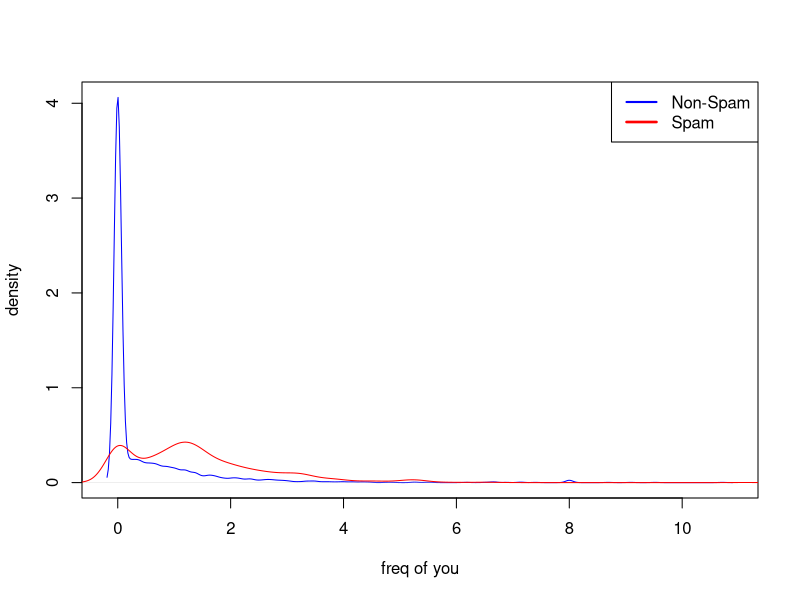
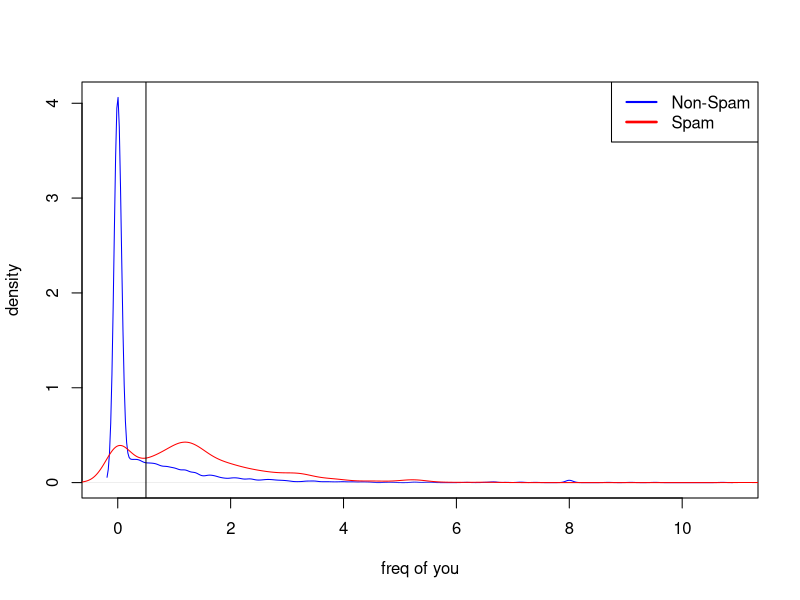

These charts were generated, in order, by the following R code:
## ---- chunk 1
require(kernlab)
data(spam)
## ---- chunk 2
require(stringr)

# input email for analysis
text<-"Dear Jeff, Can you send me your address so I can send you the invitation? Thanks, Ben"

# find the number of words in the text
words<-unlist(str_split(string = text, pattern = " "))
numwords<-length(words)

# find the number of occurences of "you"
numYours<-length(grep(pattern = "\\byour\\b", x = words))

# compute the ratio of yous to the number of words in the text
numYours/numwords
## ---- chunk 3
with(spam, {
        plot(density(your[type=="nonspam"]), 
             xlab = "freq of you", 
             ylab = "density", 
             main = "", 
             col="blue")
        lines(density(your[type=="spam"]), 
              col="red")
        legend("topright", 
               lwd=c(2,2.5), 
               col = c("blue", "red"), 
               legend = c("Non-Spam", "Spam"), 
               bty = "y")
})
## ---- chunk 4
with(spam, {
        plot(density(your[type=="nonspam"]), 
             xlab = "freq of you", 
             ylab = "density", 
             main = "", 
             col="blue")
        lines(density(your[type=="spam"]), 
              col="red")
        legend("topright", 
               lwd=c(2,2.5), 
               col = c("blue", "red"), 
               legend = c("Non-Spam", "Spam"), 
               bty = "y")
        abline(v = 0.5)
})
## ---- chunk 5
prediction<-ifelse(test = spam$your>0.5, yes = "spam", no = "nonspam")
## ---- chunk 6
table(prediction, spam$type)
## ---- chunk 7
table(prediction, spam$type)/length(spam$type)*100
## ---- chunk 8
46+29
